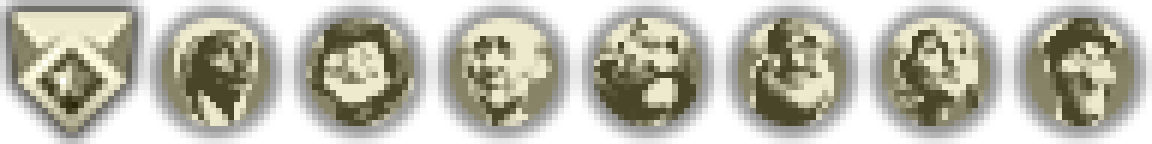
#> input picture assets/REF_official_promotions24_x6.png, 1152 x 144 px
$ python verify.py ../assets/REF_official_promotions24_x6.png ../assets/TEMPLATE_bronze_1024.png
#> lines starting #> are read from the running program, lines starting #| are printed output that depends on the picture; after the words box and inside, x2 and y2 are one past the last pixel; in counts of white or black regions, pixels touching at a corner belong together
"""校验晋升图标/模板: 轮廓 IoU + 配色采样 + 图形检查
用法: python verify.py <candidate.png> <gt1024.png> [--mode auto|template|final]
template: 中心应为空(无深色图形); final: 中心应有深色图形(对比度检查)
"""
import sys, numpy as np
from PIL import Image
def sil(p, size=256):
    return np.array(Image.open(p).convert('RGBA').resize((size,size),Image.LANCZOS)).astype(int)[:,:,3]>128
def lum(a): return 0.299*a[...,0]+0.587*a[...,1]+0.114*a[...,2]
def palette(p):
    a=np.array(Image.open(p).convert('RGBA')).astype(int)
    al=a[:,:,3]; ys,xs=np.where(al>200)
    cx=int((xs.min()+xs.max())/2); y0,y1=ys.min(),ys.max()
    pts=[]
    for fy in [0.15,0.5,0.85]:
        y=int(y0+(y1-y0)*fy); blk=a[y, max(0,cx-40):cx+40]; m=blk[:,3]>200
        pts.append(tuple(int(v) for v in blk[m][:,:3].mean(axis=0)) if m.any() else None)
    return pts
def main():
    cand, gt = sys.argv[1], sys.argv[2]
    mode = 'auto'
    if '--mode' in sys.argv: mode = sys.argv[sys.argv.index('--mode')+1]
    s1, s2 = sil(cand), sil(gt)
#> in sil, `return np.array(Image.open(p).convert('RGBA').resize((size,size),Image..`:
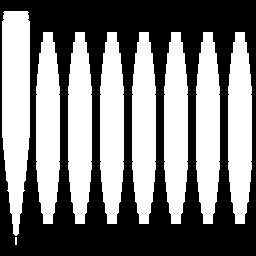
#> returned value: shape (256, 256) bool; 48.9% white; 9 white regions (1 under 20 px), largest, box (x1, y1, x2, y2) and area: (2, 11, 30, 236) 5132, (36, 32, 60, 224) 3840, (68, 32, 92, 224) 3840
#> call 2 of sil, with p = '../assets/TEMPLATE_bronze_1024.png', size = 256
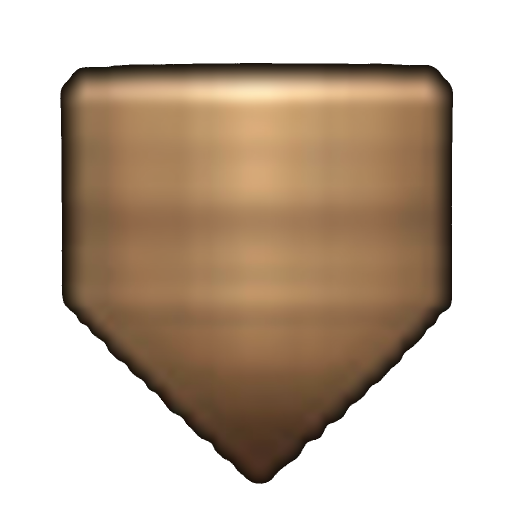
#> input picture assets/TEMPLATE_bronze_1024.png, 1024 x 1024 px (shown at 1/2 size)
#> in sil (call 2), `return np.array(Image.open(p).convert('RGBA').resize((size,size),Image..`:
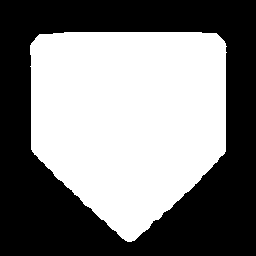
#> returned value: shape (256, 256) bool; 49.6% white; 1 white region, box (x1, y1, x2, y2) and area: (30, 32, 227, 242) 32530
    iou = float((s1&s2).sum())/float(max((s1|s2).sum(),1))
#> iou = 0.467
    pal = palette(cand)
#> in palette, `al = a[:, :, 3]`:
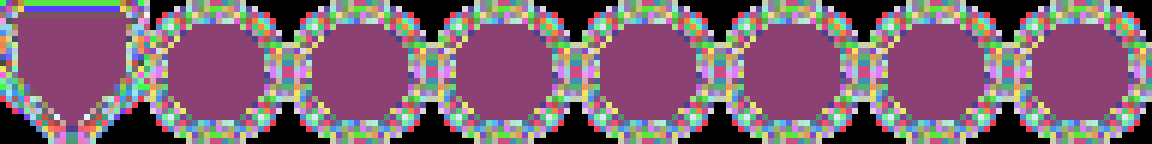
#> al: shape (144, 1152) int64; 129 distinct labels, from 0 to 255; one colour per label, 0 black
#> in palette, `cx = int((xs.min() + xs.max()) / 2)`: cx = 572
#> in palette, `y0, y1 = (ys.min(), ys.max())`: y0 = 12; y1 = 131
#> the loop in palette, `for fy in [0.15,0.5,0.85]:` made 3 passes
#> y on passes 1 to 3: 29, 71, 113
#> after the loop in palette, `for fy in [0.15,0.5,0.85]:`: pts = [(215, 211, 186), (151, 147, 119), (132, 128, 100)]
#> pal has the same summary as pts in palette
    a = np.array(Image.open(cand).convert('RGBA')).astype(int)
    al = a[:,:,3]; ys,xs = np.where(al>200)
    y0,y1,x0,x1 = ys.min(),ys.max(),xs.min(),xs.max()
#> y0 = 12; y1 = 131; x0 = 12; x1 = 1133
    cy = int(y0+(y1-y0)*0.44); cx = int((x0+x1)/2)
#> after `cy = int(y0 + (y1 - y0) * 0.44)`: cy = 64
#> after `cx = int((x0 + x1) / 2)`: cx = 572
    r = (a[cy-60:cy+60, cx-60:cx+60])
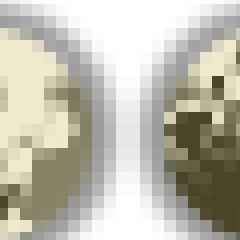
#> r: shape (120, 120, 4) int64 (shown 2 times larger); mean R, G, B, A 77, 75.1, 61.9, 140.1; transparent parts drawn white
    dark_ratio = float(((lum(r)<70)&(r[...,3]>200)).mean())
#> in lum, `def lum(a): return 0.299*a[...,0]+0.587*a[...,1]+0.114*a[...,2]`:
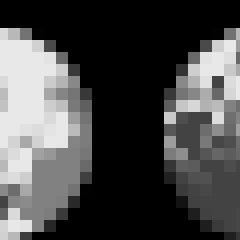
#> returned value: shape (120, 120) float64 (shown 2 times larger); min 0, max 232, mean 74.1
#> dark_ratio = 0.07
    ok = iou>=0.94
#> ok = False
    print(f"silhouette IoU: {iou:.3f}  (threshold 0.94) {'PASS' if ok else 'FAIL'}")
#| silhouette IoU: 0.467  (threshold 0.94) FAIL
    print(f"palette top/mid/low: {pal}")
#| palette top/mid/low: [(215, 211, 186), (151, 147, 119), (132, 128, 100)]
    print(f"center dark ratio (44%h, 120px window): {dark_ratio:.3f}")
#| center dark ratio (44%h, 120px window): 0.070
    if mode=='template' and dark_ratio>0.05: print("WARN: template center not empty")
    if mode=='final' and dark_ratio<0.02: print("WARN: final icon glyph too faint")
#> (the run stopped early here; a loop or call above may not have finished)
